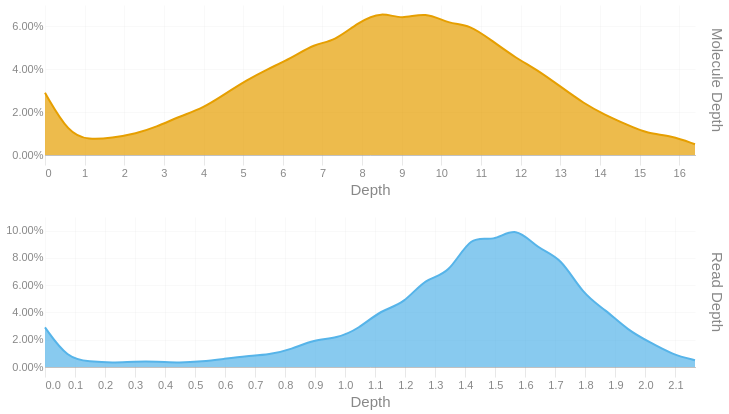

Here is the notebook cell this chart was saved with:
### Code cell
readdep = depth_hist(tb['Read Depth'], q99, 3)
readdep = readdep.with_columns(pl.lit('Read Depth').alias('Metric'))
if not SKIPLR:
    moldep = depth_hist(tb['Molecule Depth'], mol_q99, 1)
    moldep = moldep.with_columns(pl.lit('Molecule Depth').alias('Metric'))
    _hist = pl.concat([readdep, moldep])
    _hist = _hist.filter(pl.col('Proportion') != 0)
    with SafeRender(_hist):
        (
            alt.Chart(_hist)        
            .mark_area(interpolate = "basis")
            .encode(
                x=alt.X('Bin:Q').scale(domainMin=0).axis(alt.Axis(title='Depth')),
                y = alt.Y('Proportion:Q', title = None).axis(format = '.2%'),
                color = alt.Color('Metric:N').legend(None),
                row = alt.Row("Metric:N").header(title = None, labelOrient = 'right'),
                tooltip = [
                    alt.Tooltip("Metric:N", title = "Metric"),
                    alt.Tooltip('Interval:N', title = "Depth Interval"),
                    alt.Tooltip('Proportion:Q', title = "% Alignments").format('.2%')
                ]
            )
            .resolve_scale(x='independent', y='independent')
            .properties(
                height = 150, width = 650,
                usermeta={'embedOptions': {'downloadFileName': f'{samplename}.depth.hist'}}
            )
        ).display()
else:
    readdep = readdep.filter(pl.col('Proportion') != 0)
    with SafeRender(readdep):
        (
            alt.Chart(readdep)        
            .mark_area(interpolate = "basis")
            .encode(
                x=alt.X('Bin:Q').scale(domainMin=0).axis(alt.Axis(title='Depth')),
                y = alt.Y('Proportion:Q', title = None).axis(format = '.2%'),
                tooltip = [
                    alt.Tooltip('Interval:N', title = "Depth Interval"),
                    alt.Tooltip('Proportion:Q', title = "% Alignments").format('.2%')
                ]
            )
            .properties(
                usermeta={'embedOptions': {'downloadFileName': f'{samplename}.depth.hist'}}
            )
        ).display()

### Figure 1 — Vega-Lite specification as saved in the notebook (floating-point values rounded to 4 significant figures)
{"width": 650, "height": 150, "config": {"title": {"anchor": "start", "dy": -15, "fontSize": 18, "color": "#888888", "subtitleColor": "#888888", "subtitleFontSize": 14}, "arc": {"fill": "#0072B2"}, "axis": {"domainColor": "#888888", "domainWidth": 0.5, "gridWidth": 0.2, "grid": false, "titleFontWeight": 400, "titleFontSize": 15, "labelFontSize": 11, "labelColor": "#888888", "tickColor": "#888888", "tickWidth": 0.2, "titleColor": "#888888"}, "axisBand": {"grid": false}, "axisX": {"grid": true, "tickSize": 10, "domainCap": "round"}, "axisY": {"domain": false, "grid": true, "tickSize": 0, "domainCap": "round"}, "background": "transparent", "header": {"labelFontSize": 15, "labelColor": "#888888", "titleFontSize": 15, "titleFontWeight": 600, "titleColor": "#888888"}, "legend": {"labelFont": "sans-serif", "labelFontSize": 12, "labelColor": "#888888", "symbolSize": 100, "symbolType": "circle", "titleFontSize": 12, "titlePadding": 10, "titleColor": "#888888", "title": null}, "range": {"category": ["#E69F00", "#56B4E9", "#009E73", "#F0E442", "#0072B2", "#D55E00", "#CC79A7", "#000000"], "diverging": ["#cfe8f3", "#a2d4ec", "#73bfe2", "#46abdb", "#1696d2", "#12719e"]}, "area": {"fill": "#0072B2", "fillOpacity": 0.7, "line": true, "strokeOpacity": 0.7}, "line": {"color": "#0072B2", "stroke": "#0072B2", "strokeWidth": 2}, "trail": {"color": "#0072B2", "stroke": "#0072B2", "strokeWidth": 0, "size": 1}, "point": {"filled": true, "fillOpacity": 1.0, "size": 95}, "text": {"color": "#888888", "fontSize": 11, "align": "right", "fontWeight": 400, "size": 11}, "bar": {"fill": "#0072B2", "stroke": null}, "view": {"stroke": null, "continuousWidth": 660, "continuousHeight": 400}}, "data": {"name": "data-982e724a5a84195734da1ad6deb0abfc"}, "mark": {"type": "area", "interpolate": "basis"}, "encoding": {"color": {"field": "Metric", "legend": null, "type": "nominal"}, "row": {"field": "Metric", "header": {"title": null, "labelOrient": "right"}, "type": "nominal"}, "tooltip": [{"field": "Metric", "title": "Metric", "type": "nominal"}, {"field": "Interval", "title": "Depth Interval", "type": "nominal"}, {"field": "Proportion", "format": ".2%", "title": "% Alignments", "type": "quantitative"}], "x": {"axis": {"title": "Depth"}, "field": "Bin", "scale": {"domainMin": 0}, "type": "quantitative"}, "y": {"axis": {"format": ".2%"}, "field": "Proportion", "title": null, "type": "quantitative"}}, "resolve": {"scale": {"x": "independent", "y": "independent"}}, "usermeta": {"embedOptions": {"downloadFileName": "S1_Annapolis_16.depth.hist"}}, "$schema": "https://vega.github.io/schema/vega-lite/v6.1.0.json", "datasets": {"data-982e724a5a84195734da1ad6deb0abfc": [{"Bin": 0.0, "Interval": "0.0-0.075", "Proportion": 0.029, "Metric": "Read Depth"}, {"Bin": 0.075, "Interval": "0.075-0.149", "Proportion": 0.006, "Metric": "Read Depth"}, {"Bin": 0.149, "Interval": "0.149-0.224", "Proportion": 0.004, "Metric": "Read Depth"}, {"Bin": 0.224, "Interval": "0.224-0.299", "Proportion": 0.003, "Metric": "Read Depth"}, {"Bin": 0.299, "Interval": "0.299-0.373", "Proportion": 0.004, "Metric": "Read Depth"}, {"Bin": 0.373, "Interval": "0.373-0.448", "Proportion": 0.004, "Metric": "Read Depth"}, {"Bin": 0.448, "Interval": "0.448-0.523", "Proportion": 0.003, "Metric": "Read Depth"}, {"Bin": 0.523, "Interval": "0.523-0.597", "Proportion": 0.004, "Metric": "Read Depth"}, {"Bin": 0.597, "Interval": "0.597-0.672", "Proportion": 0.006, "Metric": "Read Depth"}, {"Bin": 0.672, "Interval": "0.672-0.747", "Proportion": 0.008, "Metric": "Read Depth"}, {"Bin": 0.747, "Interval": "0.747-0.821", "Proportion": 0.009, "Metric": "Read Depth"}, {"Bin": 0.821, "Interval": "0.821-0.896", "Proportion": 0.013, "Metric": "Read Depth"}, {"Bin": 0.896, "Interval": "0.896-0.971", "Proportion": 0.02, "Metric": "Read Depth"}, {"Bin": 0.971, "Interval": "0.971-1.045", "Proportion": 0.021, "Metric": "Read Depth"}, {"Bin": 1.045, "Interval": "1.045-1.12", "Proportion": 0.028, "Metric": "Read Depth"}, {"Bin": 1.12, "Interval": "1.12-1.195", "Proportion": 0.042, "Metric": "Read Depth"}, {"Bin": 1.195, "Interval": "1.195-1.269", "Proportion": 0.046, "Metric": "Read Depth"}, {"Bin": 1.269, "Interval": "1.269-1.344", "Proportion": 0.066, "Metric": "Read Depth"}, {"Bin": 1.344, "Interval": "1.344-1.419", "Proportion": 0.067, "Metric": "Read Depth"}, {"Bin": 1.419, "Interval": "1.419-1.493", "Proportion": 0.098, "Metric": "Read Depth"}, {"Bin": 1.493, "Interval": "1.493-1.568", "Proportion": 0.091, "Metric": "Read Depth"}, {"Bin": 1.568, "Interval": "1.568-1.643", "Proportion": 0.104, "Metric": "Read Depth"}, {"Bin": 1.643, "Interval": "1.643-1.717", "Proportion": 0.086, "Metric": "Read Depth"}, {"Bin": 1.717, "Interval": "1.717-1.792", "Proportion": 0.081, "Metric": "Read Depth"}, {"Bin": 1.792, "Interval": "1.792-1.867", "Proportion": 0.053, "Metric": "Read Depth"}, {"Bin": 1.867, "Interval": "1.867-1.941", "Proportion": 0.042, "Metric": "Read Depth"}, {"Bin": 1.941, "Interval": "1.941-2.016", "Proportion": 0.027, "Metric": "Read Depth"}, {"Bin": 2.016, "Interval": "2.016-2.091", "Proportion": 0.018, "Metric": "Read Depth"}, {"Bin": 2.091, "Interval": "2.091-2.165", "Proportion": 0.009, "Metric": "Read Depth"}, {"Bin": 2.165, "Interval": "2.165-2.24", "Proportion": 0.005, "Metric": "Read Depth"}, {"Bin": 0.0, "Interval": "0.0-0.6", "Proportion": 0.029, "Metric": "Molecule Depth"}, {"Bin": 0.6, "Interval": "0.6-1.1", "Proportion": 0.01, "Metric": "Molecule Depth"}, {"Bin": 1.1, "Interval": "1.1-1.7", "Proportion": 0.007, "Metric": "Molecule Depth"}, {"Bin": 1.7, "Interval": "1.7-2.3", "Proportion": 0.008, "Metric": "Molecule Depth"}, {"Bin": 2.3, "Interval": "2.3-2.8", "Proportion": 0.01, "Metric": "Molecule Depth"}, {"Bin": 2.8, "Interval": "2.8-3.4", "Proportion": 0.013, "Metric": "Molecule Depth"}, {"Bin": 3.4, "Interval": "3.4-4.0", "Proportion": 0.018, "Metric": "Molecule Depth"}, {"Bin": 4.0, "Interval": "4.0-4.5", "Proportion": 0.022, "Metric": "Molecule Depth"}, {"Bin": 4.5, "Interval": "4.5-5.1", "Proportion": 0.028, "Metric": "Molecule Depth"}, {"Bin": 5.1, "Interval": "5.1-5.6", "Proportion": 0.035, "Metric": "Molecule Depth"}, {"Bin": 5.6, "Interval": "5.6-6.2", "Proportion": 0.04, "Metric": "Molecule Depth"}, {"Bin": 6.2, "Interval": "6.2-6.8", "Proportion": 0.045, "Metric": "Molecule Depth"}, {"Bin": 6.8, "Interval": "6.8-7.3", "Proportion": 0.052, "Metric": "Molecule Depth"}, {"Bin": 7.3, "Interval": "7.3-7.9", "Proportion": 0.053, "Metric": "Molecule Depth"}, {"Bin": 7.9, "Interval": "7.9-8.5", "Proportion": 0.062, "Metric": "Molecule Depth"}, {"Bin": 8.5, "Interval": "8.5-9.0", "Proportion": 0.067, "Metric": "Molecule Depth"}, {"Bin": 9.0, "Interval": "9.0-9.6", "Proportion": 0.063, "Metric": "Molecule Depth"}, {"Bin": 9.6, "Interval": "9.6-10.2", "Proportion": 0.067, "Metric": "Molecule Depth"}, {"Bin": 10.2, "Interval": "10.2-10.7", "Proportion": 0.061, "Metric": "Molecule Depth"}, {"Bin": 10.7, "Interval": "10.7-11.3", "Proportion": 0.061, "Metric": "Molecule Depth"}, {"Bin": 11.3, "Interval": "11.3-11.9", "Proportion": 0.053, "Metric": "Molecule Depth"}, {"Bin": 11.9, "Interval": "11.9-12.4", "Proportion": 0.045, "Metric": "Molecule Depth"}, {"Bin": 12.4, "Interval": "12.4-13.0", "Proportion": 0.04, "Metric": "Molecule Depth"}, {"Bin": 13.0, "Interval": "13.0-13.6", "Proportion": 0.032, "Metric": "Molecule Depth"}, {"Bin": 13.6, "Interval": "13.6-14.1", "Proportion": 0.024, "Metric": "Molecule Depth"}, {"Bin": 14.1, "Interval": "14.1-14.7", "Proportion": 0.019, "Metric": "Molecule Depth"}, {"Bin": 14.7, "Interval": "14.7-15.2", "Proportion": 0.014, "Metric": "Molecule Depth"}, {"Bin": 15.2, "Interval": "15.2-15.8", "Proportion": 0.01, "Metric": "Molecule Depth"}, {"Bin": 15.8, "Interval": "15.8-16.4", "Proportion": 0.009, "Metric": "Molecule Depth"}, {"Bin": 16.4, "Interval": "16.4-16.94", "Proportion": 0.005, "Metric": "Molecule Depth"}]}}
